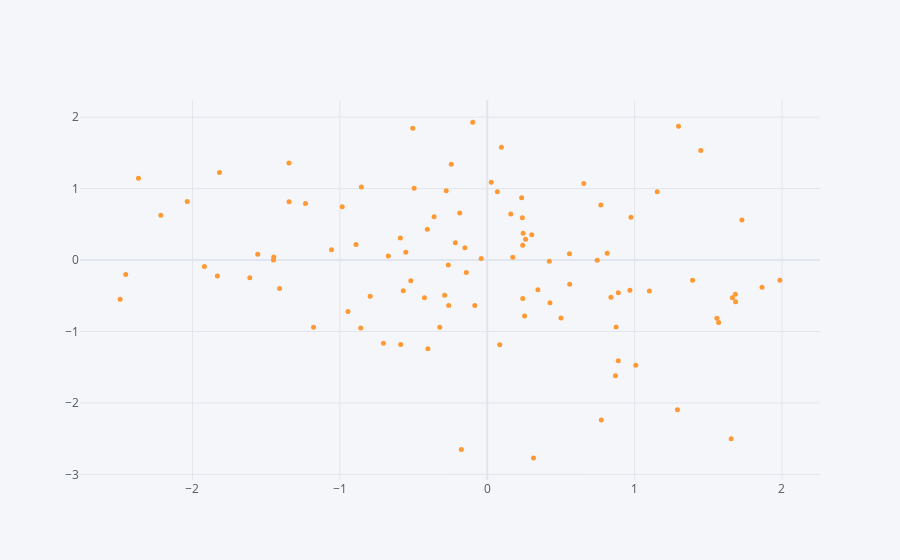

This figure's notebook cell:
### Code cell
df.iplot(x='A',y='B',mode='markers',size=5)
